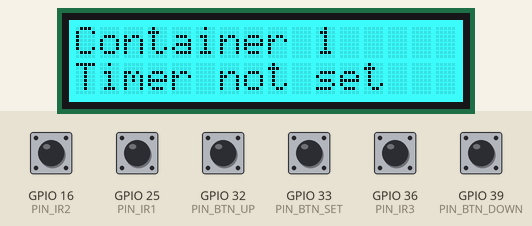
Bench run of a sketch on a simulated ESP32. Parts: 16×2 character LCD. The inputs (shaded band) are chosen by the test bench; at power-on: GPIO 16 (PIN_IR2), GPIO 25 (PIN_IR1), GPIO 32 (PIN_BTN_UP), GPIO 33 (PIN_BTN_SET), GPIO 36 (PIN_IR3), GPIO 39 (PIN_BTN_DOWN) HIGH. WiFi joins after 1.5 s; servers stay silent unless stated; what the sketch prints to the serial monitor is not drawn.

Above: at 3.0 s.
3.1 s: GPIO 33 (PIN_BTN_SET) pulled LOW for 0.15 s
At 4.5 s:
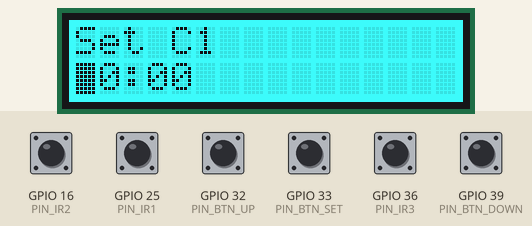
4.9 s: GPIO 32 (PIN_BTN_UP) pulled LOW for 0.15 s
At 6.2 s:
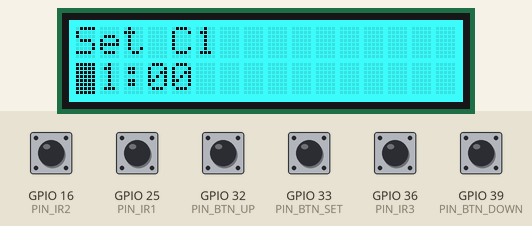
6.5 s: GPIO 32 (PIN_BTN_UP) pulled LOW for 1 s
At 6.9 s:
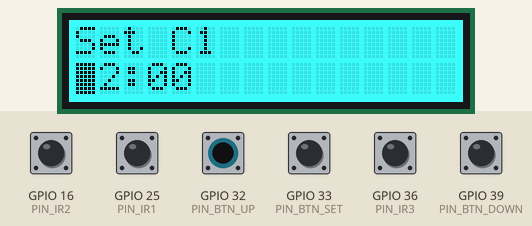
9.0 s: GPIO 33 (PIN_BTN_SET) pulled LOW for 1 s
At 9.6 s:
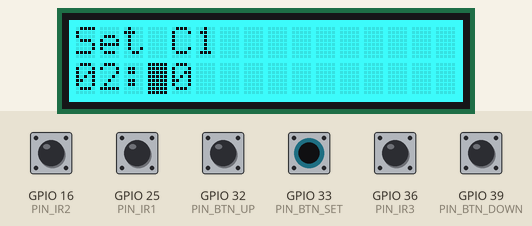
11.5 s: GPIO 33 (PIN_BTN_SET) pulled LOW for 0.15 s
At 13.8 s:
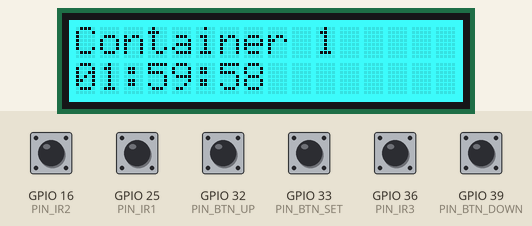
14.6 s: GPIO 39 (PIN_BTN_DOWN) pulled LOW for 0.15 s
At 15.5 s:
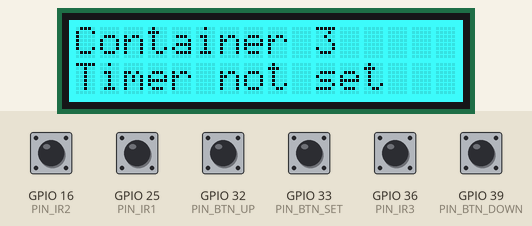
Timing chart, 0 to 17.6 s (numbered marks = the images above; inputs shaded):
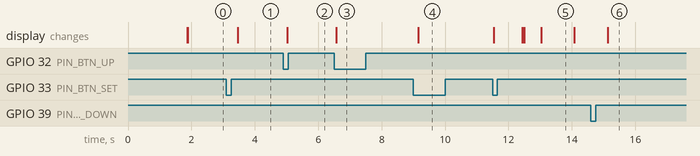

Measured:
- after the input at 3.1 s, the display: changes after 0.37 s (image 1)
- after the input at 4.9 s, the display: changes after 0.12 s (image 2)
- after the input at 6.5 s, the display: changes after 0.07 s (image 3)
- after the input at 9.0 s, the display: changes after 0.15 s (image 4)
- after the input at 11.5 s, the display: first changes at once (image 5 shows a later state)
- after the input at 14.6 s, the display: changes after 0.53 s (image 6)
- what the display in image 5 shows lasts 1.1 s, from 13.0 s to 14.1 s

The sketch:

guardianrx.ino
```cpp
#include <Arduino.h>
#include <Wire.h>
#include <WiFi.h>
#include <HTTPClient.h>
#include "rgb_lcd.h"
#include "config.h"

#ifndef WRISTBAND_URL
#define WRISTBAND_URL "http://192.168.137.214/vibrate"   // <- set IP ESP32-C3 IP
#endif


rgb_lcd lcd;


#define NUM_CONTAINERS 3
int irPins[NUM_CONTAINERS] = { PIN_IR1, PIN_IR2, PIN_IR3 };

struct Container {
  uint16_t hh = 0;
  uint16_t mm = 0;
  long     remaining = 0;
  bool     active = false;
};
Container containers[NUM_CONTAINERS];
int currentContainer = 0;


static bool readButton(int pin) {
  static uint32_t lastMs[64]  = {0};
  static uint8_t  lastLvl[64] = {HIGH};
  uint8_t now = digitalRead(pin);
  if (now != lastLvl[pin] && (millis() - lastMs[pin] > 120)) {
    lastMs[pin]  = millis();
    lastLvl[pin] = now;
    return (now == LOW);
  }
  return false;
}


static void buzz(uint16_t ms = 500) {
  pinMode(PIN_BUZZ, OUTPUT);
  digitalWrite(PIN_BUZZ, HIGH);
  delay(ms);
  digitalWrite(PIN_BUZZ, LOW);
}


static void telegramSend(const String &msg) {
  if (WiFi.status() != WL_CONNECTED) return;
  HTTPClient http;
  String url = "https://api.telegram.org/bot" + String(TELEGRAM_BOT_TOKEN)
             + "/sendMessage?chat_id=" + TELEGRAM_CHAT_ID
             + "&text=" + msg;
  http.begin(url);
  int code = http.GET();
  Serial.printf("[Telegram] %s | Code: %d\n", msg.c_str(), code);
  http.end();
}


static void notifyWristband() {
  if (WiFi.status() != WL_CONNECTED) return;
  HTTPClient http;
  http.begin(WRISTBAND_URL);
  int code = http.GET();
  Serial.printf("[Wristband] GET %s -> %d\n", WRISTBAND_URL, code);
  http.end();
}


static void irTask(void *pv) {
  bool last[NUM_CONTAINERS] = { HIGH, HIGH, HIGH };
  for (int i = 0; i < NUM_CONTAINERS; i++) pinMode(irPins[i], INPUT);

  while (true) {
    for (int i = 0; i < NUM_CONTAINERS; i++) {
      int v = digitalRead(irPins[i]);
      if (v == LOW && last[i] == HIGH) {
        telegramSend("Container " + String(i + 1) + " opened");
      }
      last[i] = v;
    }
    vTaskDelay(100 / portTICK_PERIOD_MS);
  }
}


static void countdownTask(void *pv) {
  while (true) {
    for (int i = 0; i < NUM_CONTAINERS; i++) {
      if (containers[i].active && containers[i].remaining > 0) {
        containers[i].remaining--;
        if (containers[i].remaining == 0) {
          buzz(700);
          telegramSend("Reminder: Take medicine from Container " + String(i + 1));
          notifyWristband();
          containers[i].active = false;
        }
      }
    }
    vTaskDelay(1000 / portTICK_PERIOD_MS);
  }
}


enum UiMode { VIEW, SET_HH, SET_MM };
static UiMode uiMode = VIEW;
static uint32_t lastLcd = 0;

static void uiTask(void *pv) {

  pinMode(PIN_BTN_SET,  INPUT_PULLUP);
  pinMode(PIN_BTN_UP,   INPUT_PULLUP);
  pinMode(PIN_BTN_DOWN, INPUT_PULLUP);

  lcd.begin(16, 2);
  lcd.setRGB(0, 255, 255);

  while (true) {

    if (millis() - lastLcd > 500) {
      lastLcd = millis();
      lcd.clear();

      if (uiMode == VIEW) {
        lcd.setCursor(0, 0);
        lcd.print("Container ");
        lcd.print(currentContainer + 1);

        lcd.setCursor(0, 1);
        if (containers[currentContainer].active && containers[currentContainer].remaining > 0) {
          long t = containers[currentContainer].remaining;
          int h = t / 3600;
          int m = (t % 3600) / 60;
          int s = t % 60;
          char buf[16]; snprintf(buf, sizeof(buf), "%02d:%02d:%02d", h, m, s);
          lcd.print(buf);
        } else {
          lcd.print("Timer not set");
        }
        lcd.noBlink();
      } else {

        lcd.setCursor(0, 0);
        lcd.print("Set C");
        lcd.print(currentContainer + 1);
        char buf[8];
        snprintf(buf, sizeof(buf), "%02d:%02d",
                 containers[currentContainer].hh,
                 containers[currentContainer].mm);
        lcd.setCursor(0, 1);
        lcd.print(buf);
        lcd.blink();
        if (uiMode == SET_HH) lcd.setCursor(0, 1); else lcd.setCursor(3, 1);
      }
    }


    if (readButton(PIN_BTN_UP)) {
      if (uiMode == VIEW) {
        currentContainer = (currentContainer + 1) % NUM_CONTAINERS;
      } else if (uiMode == SET_HH) {
        containers[currentContainer].hh = (containers[currentContainer].hh + 1) % 24;
      } else {
        containers[currentContainer].mm = (containers[currentContainer].mm + 1) % 60;
      }
    }

    if (readButton(PIN_BTN_DOWN)) {
      if (uiMode == VIEW) {
        currentContainer = (currentContainer + NUM_CONTAINERS - 1) % NUM_CONTAINERS;
      } else if (uiMode == SET_HH) {
        containers[currentContainer].hh = (containers[currentContainer].hh + 23) % 24;
      } else {
        containers[currentContainer].mm = (containers[currentContainer].mm + 59) % 60;
      }
    }

    if (readButton(PIN_BTN_SET)) {
      if (uiMode == VIEW) {
        uiMode = SET_HH;
      } else if (uiMode == SET_HH) {
        uiMode = SET_MM;
      } else {

        containers[currentContainer].remaining =
            (long)containers[currentContainer].hh * 3600L +
            (long)containers[currentContainer].mm * 60L;
        containers[currentContainer].active = (containers[currentContainer].remaining > 0);

        lcd.clear(); lcd.print("Saved!"); delay(900);
        uiMode = VIEW; lcd.noBlink();
      }
    }

    vTaskDelay(50 / portTICK_PERIOD_MS);
  }
}


void setup() {
  Serial.begin(115200);
  delay(300);


  WiFi.mode(WIFI_STA);
  WiFi.begin(WIFI_SSID, WIFI_PASS);
  Serial.print("[WiFi] Connecting");
  uint8_t tries = 0;
  while (WiFi.status() != WL_CONNECTED && tries < 40) { delay(250); Serial.print("."); tries++; }
  Serial.println();
  if (WiFi.status() == WL_CONNECTED) {
    Serial.printf("[WiFi] Connected: %s\n", WiFi.localIP().toString().c_str());
  } else {
    Serial.println("[WiFi] Failed (continuing offline).");
  }


  xTaskCreatePinnedToCore(irTask,        "IR",        4096, NULL, 1, NULL, 1);
  xTaskCreatePinnedToCore(countdownTask, "Countdown", 4096, NULL, 1, NULL, 1);
  xTaskCreatePinnedToCore(uiTask,        "UI",        4096, NULL, 1, NULL, 1);
}

void loop() {

}
```

config.h
```cpp
 #pragma once

// ==== Wi-Fi ====
#define WIFI_SSID   "test"
#define WIFI_PASS   "test123456"

// ==== Telegram ====
#define TELEGRAM_BOT_TOKEN "BOT TOKEN"
#define TELEGRAM_CHAT_ID   "CHAT ID"  // your chat ID

// ==== Pin Mapping (ROBO ESP32) ====
#define PIN_IR1   25   // Grove Port 1
#define PIN_IR2   16   // Grove Port 3 (D25)
#define PIN_IR3   36   // Grove Port 3 (D26)

#define PIN_BTN_SET   33
#define PIN_BTN_UP    32
#define PIN_BTN_DOWN  39
#define PIN_BUZZ      23
#define PIN_NEOPIXEL  15   // optional
```
